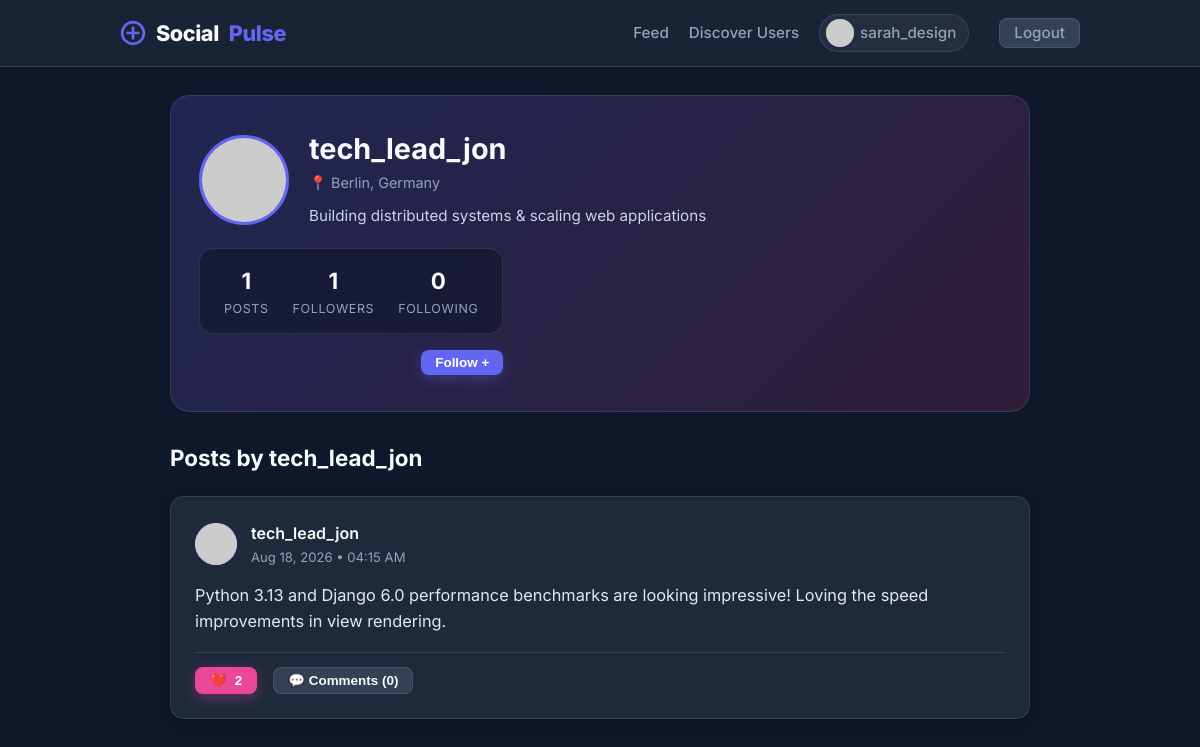
The page /profile/tech_lead_jon/ (signed in) on the database its author committed.
### social_app/models.py (models this page shows, shortened)
class Profile(models.Model):
    user = models.OneToOneField(User, on_delete=models.CASCADE, related_name='profile')
    bio = models.TextField(max_length=500, blank=True, default="Welcome to my profile!")
    location = models.CharField(max_length=100, blank=True, default="Earth")
    avatar_url = models.URLField(blank=True, default="https://api.dicebear.com/7.x/bottts/svg?seed=avatar")

class Post(models.Model):
    author = models.ForeignKey(User, on_delete=models.CASCADE, related_name='posts')
    content = models.TextField(max_length=1000)
    created_at = models.DateTimeField(auto_now_add=True)
    likes = models.ManyToManyField(User, related_name='liked_posts', blank=True)
    class Meta:
        ordering = ['-created_at']
    def total_likes(self):
        return self.likes.count()

### social_app/views.py (the view)
# urls.py: path('profile/', views.profile_view, name='profile'),
@login_required
def profile_view(request, username=None):
    if username:
        profile_user = get_object_or_404(User, username=username)
    else:
        profile_user = request.user
    posts = Post.objects.filter(author=profile_user).prefetch_related('likes', 'comments')
    followers_count = Follow.objects.filter(following=profile_user).count()
    following_count = Follow.objects.filter(follower=profile_user).count()
    is_following = False
    if request.user != profile_user:
        is_following = Follow.objects.filter(follower=request.user, following=profile_user).exists()
    user_liked_ids = set(request.user.liked_posts.values_list('id', flat=True))
    context = {
        'profile_user': profile_user,
        'posts': posts,
        'followers_count': followers_count,
        'following_count': following_count,
        'is_following': is_following,
        'user_liked_ids': user_liked_ids
    }
    return render(request, 'profile.html', context)

### templates/profile.html (shortened to what this page needs)
{% extends 'base.html' %}
{% block content %}
<div class="profile-banner">
  <div class="profile-main-info">
    <img src="{{ profile_user.profile.avatar_url }}" class="avatar-lg" alt="{{ profile_user.username }}">
    <div>
      <h1 style="font-size:1.8rem;line-height:1.2;">{{ profile_user.username }}</h1>
      <p style="color:var(--text-muted);font-size:0.9rem;margin-top:4px;">📍 {{ profile_user.profile.location }}</p>
      <p style="color:#cbd5e1;font-size:0.95rem;margin-top:10px;">{{ profile_user.profile.bio }}</p>
    </div>
  </div>
  <div style="display:flex;flex-direction:column;align-items:flex-end;gap:16px;">
    <div class="profile-stats">
      <div class="stat-item">
        <div class="stat-val">{{ posts.count }}</div>
        <div class="stat-lbl">Posts</div>
      </div>
      <div class="stat-item">
        <div class="stat-val" id="followers-count">{{ followers_count }}</div>
        <div class="stat-lbl">Followers</div>
      </div>
      <div class="stat-item">
        <div class="stat-val">{{ following_count }}</div>
        <div class="stat-lbl">Following</div>
      </div>
    </div>
    {% if user == profile_user %}
      <a href="{% url 'edit_profile' %}" class="btn btn-secondary btn-sm">⚙️ Edit Profile</a>
    {% else %}
      <button id="follow-btn-{{ profile_user.id }}"
              onclick="toggleFollow({{ profile_user.id }}, 'follow-btn-{{ profile_user.id }}')"
              class="btn {% if is_following %}btn-secondary{% else %}btn-primary{% endif %} btn-sm">
        {% if is_following %}Following ✔️{% else %}Follow +{% endif %}
      </button>
    {% endif %}
  </div>
</div>
<h2 style="font-size:1.4rem;margin-bottom:20px;">Posts by {{ profile_user.username }}</h2>
{% if posts %}
  {% for post in posts %}
    <div class="card">
      <div class="post-header">
        <img src="{{ post.author.profile.avatar_url }}" class="avatar-sm" alt="{{ post.author.username }}">
        <div>
          <span class="post-author">{{ post.author.username }}</span>
          <div class="post-time">{{ post.created_at|date:"M d, Y • h:i A" }}</div>
        </div>
      </div>
      <div class="post-content">{{ post.content }}</div>
      <div class="post-footer">
        <button id="like-btn-{{ post.id }}" onclick="toggleLike({{ post.id }})" class="btn btn-pink btn-sm {% if post.id in user_liked_ids %}active{% endif %}">
          <span class="heart-icon">{% if post.id in user_liked_ids %}❤️{% else %}🤍{% endif %}</span>
          <span id="like-count-{{ post.id }}">{{ post.total_likes }}</span>
        </button>
        <button onclick="toggleComments({{ post.id }})" class="btn btn-secondary btn-sm">
          💬 Comments ({{ post.comments.count }})
        </button>
      </div>
    </div>
  {% endfor %}
{% else %}
  <div class="card" style="text-align:center;padding:40px;">
    <p style="color:var(--text-muted)">No posts shared yet by {{ profile_user.username }}.</p>
  </div>
{% endif %}
{% endblock %}

### templates/base.html (shortened to what this page needs)
{% load static %}
<!doctype html>
<html lang="en">
<head>
  <link rel="stylesheet" href="{% static 'css/style.css' %}">
</head>
<body>
  <header class="header">
    <div class="header-container">
      <a href="{% url 'feed' %}" class="logo">
        <svg width="26" height="26" viewBox="0 0 24 24" fill="none" stroke="var(--primary)" stroke-width="2.5">
          <circle cx="12" cy="12" r="10"></circle>
          <path d="M12 6v12M6 12h12"></path>
        </svg>
        Social<span>Pulse</span>
      </a>
      <nav class="nav-links">
        {% if user.is_authenticated %}
          <a href="{% url 'feed' %}">Feed</a>
          <a href="{% url 'discover' %}">Discover Users</a>
          <a href="{% url 'profile' %}" class="user-badge">
            <img src="{{ user.profile.avatar_url }}" class="avatar-xs" alt="{{ user.username }}">
            <span>{{ user.username }}</span>
          </a>
          <a href="{% url 'logout' %}" class="btn btn-secondary btn-sm" style="margin-left:10px;">Logout</a>
        {% else %}
          <a href="{% url 'login' %}">Login</a>
          <a href="{% url 'register' %}" class="btn btn-primary btn-sm">Register</a>
        {% endif %}
      </nav>
    </div>
  </header>
  <main class="container">
    {% block content %}{% endblock %}
  </main>
</body>
</html>

### rows shown on the page
Post: author.username "tech_lead_jon", created_at "Aug 18, 2026 • 04:15 AM", content "Python 3.13 and Django 6.0 performance benchmarks are looking impressive! Loving the speed improvements in view rendering.", total_likes "2", comments.count "0"

### other values the page prints
{{ user.username }} "sarah_design"
{{ profile_user.username }} "tech_lead_jon"
{{ profile_user.profile.location }} "Berlin, Germany"
{{ profile_user.profile.bio }} "Building distributed systems & scaling web applications"
{{ posts.count }} "1"
{{ followers_count }} "1"
{{ following_count }} "0"
